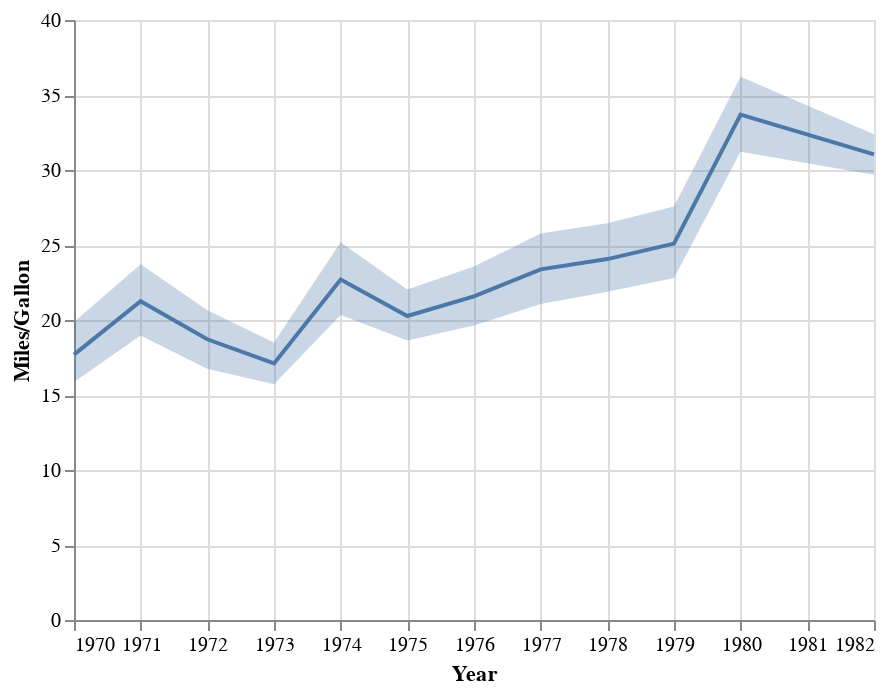

Notebook cell for this chart:
### Code cell
#Line Chart with Confidence Interval Band
import altair as alt
from vega_datasets import data

source = data.cars()

line = alt.Chart(source).mark_line().encode(
    x='Year',
    y='mean(Miles_per_Gallon)'
)

band = alt.Chart(source).mark_errorband(extent='ci').encode(
    x='Year',
    y=alt.Y('Miles_per_Gallon', title='Miles/Gallon'),
)

band + line

### Figure 1 — Vega-Lite specification as saved in the notebook (floating-point values rounded to 4 significant figures; data arrays with more than 128 entries replaced by an {"elided": "..."} marker saying what was removed)
{"config": {"view": {"continuousWidth": 400, "continuousHeight": 300}}, "layer": [{"mark": {"type": "errorband", "extent": "ci"}, "encoding": {"x": {"field": "Year", "type": "temporal"}, "y": {"field": "Miles_per_Gallon", "title": "Miles/Gallon", "type": "quantitative"}}}, {"mark": "line", "encoding": {"x": {"field": "Year", "type": "temporal"}, "y": {"aggregate": "mean", "field": "Miles_per_Gallon", "type": "quantitative"}}}], "data": {"name": "data-f02450ab61490a1363517a0190416235"}, "$schema": "https://vega.github.io/schema/vega-lite/v4.17.0.json", "datasets": {"data-f02450ab61490a1363517a0190416235": {"elided": "406 records"}}}
